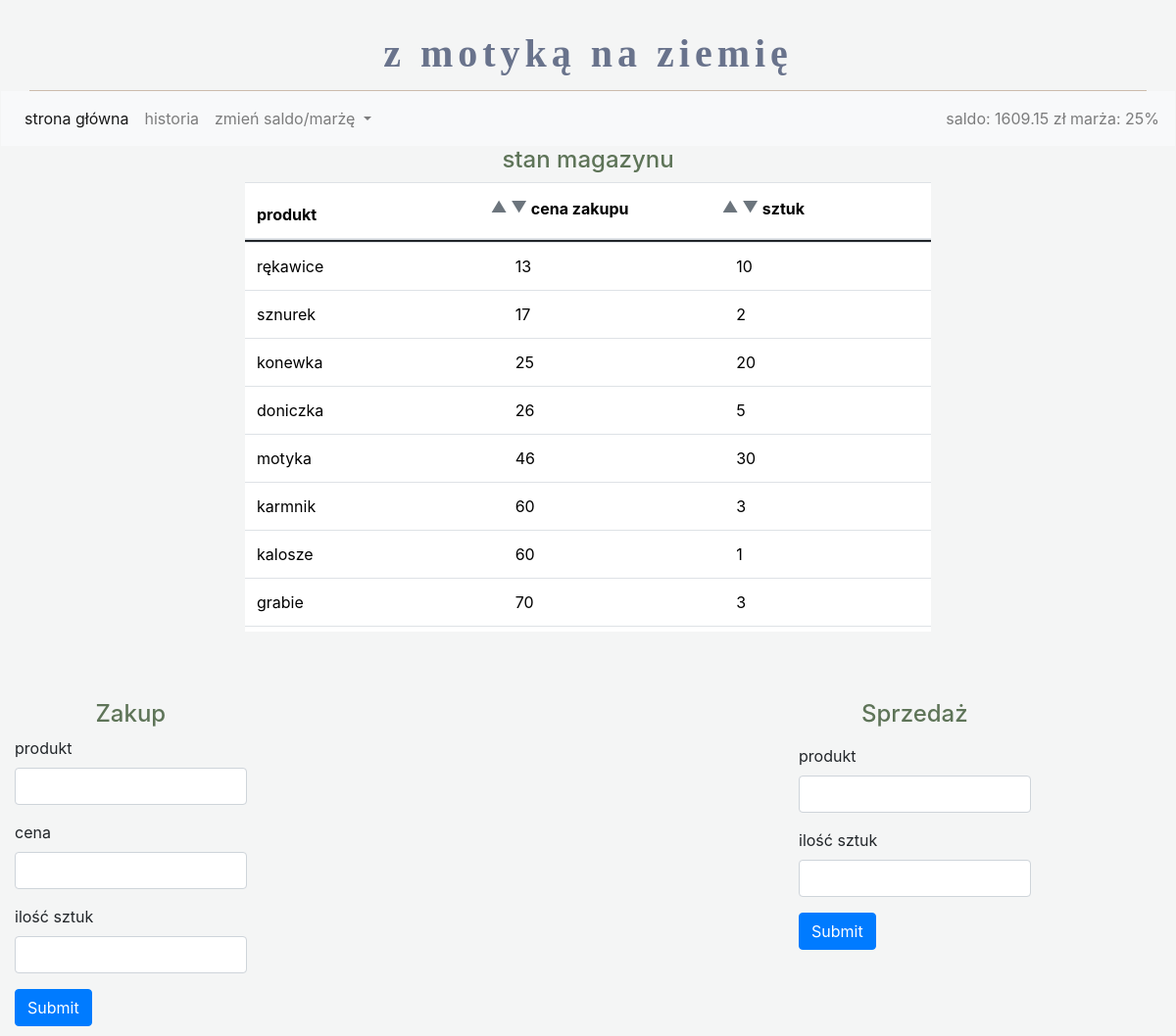
Screenshot of /ascending_price/ with the database file from the repository.
### app.py (models this page shows)
class Balance(db.Model):
    id = db.Column(db.Integer, primary_key=True)
    balance = db.Column(db.Integer, nullable=False)
    commission = db.Column(db.Integer, nullable=False)

class Products(db.Model):
    id = db.Column(db.Integer, primary_key=True)
    product = db.Column(db.String, nullable=False)
    amount = db.Column(db.Integer, nullable=False)
    price = db.Column(db.Integer, nullable=False)

### app.py (the view)
    @app.route("/ascending_price/", methods=["GET", "POST"])
    def ascending_price():
        asc_users_query = text("SELECT * FROM products ORDER BY price ASC;")
        sorted_products_asc = db.session.execute(asc_users_query)
        return render_template("home_page.html", **{
            "products": sorted_products_asc,
            "balance": balance_var,
            "commission": commission_var
        })

### templates/home_page.html (shortened to what this page needs)
{% extends "base.html" %}
{% block head %}
{{ super() }}
<link rel="stylesheet"  href="{{ url_for('static', filename='css/home_page_style.css') }}" >
{% endblock %}
{% block content %}
<div class="table-header text-center">
    <h4 id="stan-magazynu">stan magazynu</h4>
</div>
<div class="table-div">
    <table class="table table-hover">
      <thead>
        <tr>
          <th scope="col">produkt </th>
          <th scope="col">
              <div  class="btn-group" role="group" aria-label="radio toggle button group">
                  <form method="POST">
                  <label class="btn-sort btn-outline-secondary" for="sort_ascending_price">▲</label>
                  <label class="btn-sort btn-outline-secondary" for="sort_descending_price">▼</label>
                      </form>
              </div>
              cena zakupu
          </th>
            <th scope="col">
              <div  class="btn-group" role="group" aria-label="radio toggle button group">
                  <form method="POST">
                  <label class="btn-sort btn-outline-secondary" for="sort_ascending_amount">▲</label>
                  <label class="btn-sort btn-outline-secondary" for="sort_descending_amount">▼</label>
                      </form>
              </div>
              sztuk
          </th>
        </tr>
      </thead>
      <tbody>
      {% for product in products %}
        <tr>
          <td scope="row">{{product.product}}</td>
          <td> {{product.price}}</td>
          <td>{{product.amount}}</td>
        </tr>
      {% endfor %}
      </tbody>
    </table>
</div>
<div class="forms">
  <div class="row">
        <div class="col-8">
                    <h4 class="form-header text-center">Zakup</h4>
        <form method="POST">
          <div class="mb-3">
            <label for="buy_product" class="form-label">produkt</label>
            <input type="text" class="form-control" id="buy_product"  name="produkt">
          </div>
          <div class="mb-3">
            <label for="buy_price" class="form-label">cena</label>
            <input type="number" class="form-control" id="buy_price" name="cena">
          </div>
          <div class="mb-3">
            <label for="buy_amount" class="form-label" >ilość sztuk</label>
            <input type="number" class="form-control" id="buy_amount" name="sztuk">
          </div>
          <button type="submit" class="btn btn-primary">Submit</button>
        </form>
        </div>
    </div>
 <div class="row">
        <div class="col-8">
                    <h4 class="form-header text-center">Sprzedaż</h4>
        <form method="POST">
          <div class="mb-3">
            <label for="sale_product_name" class="form-label">produkt</label>
            <input type="text" class="form-control" id="sale_product_name" name="produkt">
          </div>
          <div class="mb-3">
            <label for="sale_amount" class="form-label" >ilość sztuk</label>
            <input type="number" class="form-control" id="sale_amount" name="sztuk">
          </div>
          <button type="submit" class="btn btn-primary">Submit</button>
        </form>
        </div>
    </div>
</div>
{% endblock %}

### templates/base.html (shortened to what this page needs)
<!DOCTYPE html>
<html lang="en">
<head>
    {%block head %}
    <link rel="stylesheet" href="https://cdn.jsdelivr.net/npm/bootstrap@5.1.3/dist/css/bootstrap.min.css">
    <link href="https://cdn.jsdelivr.net/npm/bootstrap@5.3.3/dist/css/bootstrap.min.css" rel="stylesheet">
    <link rel="stylesheet" href="https://cdn.jsdelivr.net/npm/bootstrap@4.0.0/dist/css/bootstrap.min.css">
    {% endblock %}
</head>
<body>
<div class="container text-center">
    <div class = "text">
        <h1>z motyką na ziemię</h1>
    </div>
</div>
<nav class="navbar navbar-expand-lg navbar-light bg-light">
  <div class="collapse navbar-collapse" id="navbarNavDropdown">
    <ul class="navbar-nav mr-auto">
      <li class="nav-item active">
        <a class="nav-link" href="/">strona główna <span class="sr-only">(current)</span></a>
      </li>
      <li class="nav-item">
        <a class="nav-link" href="/history/">historia</a>
      </li>
      <li class="nav-item dropdown">
        <a class="nav-link dropdown-toggle" href="#" id="navbarDropdownMenuLink" data-toggle="dropdown" aria-haspopup="true" aria-expanded="false">
          zmień saldo/marżę
        </a>
      </li>
    </ul>
      <span class="navbar-text">
      saldo: {{balance}} zł marża: {{commission}}%
    </span>
  </div>
</nav>
{% block content %}
{% endblock %}
</body>
</html>

### static/css/home_page_style.css (style rules this page uses)
a { text-decoration: none; }
h1 { color: #69738C; font-family: "Stencil Std", fantasy; font-weight: 700; letter-spacing: 5px; }
h4 { color: #5E7458; }
.container { display: flex; justify-content: space-around; align-items: flex-end; padding: 30px 10px 5px 10px; border-bottom: 1px solid #CCBCAC; }
body { margin: 1px; background-color: #F4F5F5; }
.text { flex: 1; }
.table { display: flex; flex-direction: column; align-items: center; }
thead { width: 700px; position: sticky; z-index: 1; }
th { width: 700px; padding: 10px; }
tbody { width: 700px; height:400px; overflow-y: auto; }
td { width: 700px; }
.row { margin: 50px 200px 0px 200px; }
.forms { display:flex; justify-content: center; padding: 0px 10px 0px 10px; margin: 20px 10px 10px 10px; }
.col-8 { width: 400px; }
.dropdown { width: 250px; }

### rows the page displays
Balance: balance "1609.15"
Products: product "rękawice", price "13", amount "10"
Products: product "sznurek", price "17", amount "2"
Products: product "konewka", price "25", amount "20"
Products: product "doniczka", price "26", amount "5"
Products: product "motyka", price "46", amount "30"
Products: product "karmnik", price "60", amount "3"
Products: product "kalosze", price "60", amount "1"
Products: product "grabie", price "70", amount "3"

### other values shown
{{ commission }} "25"
